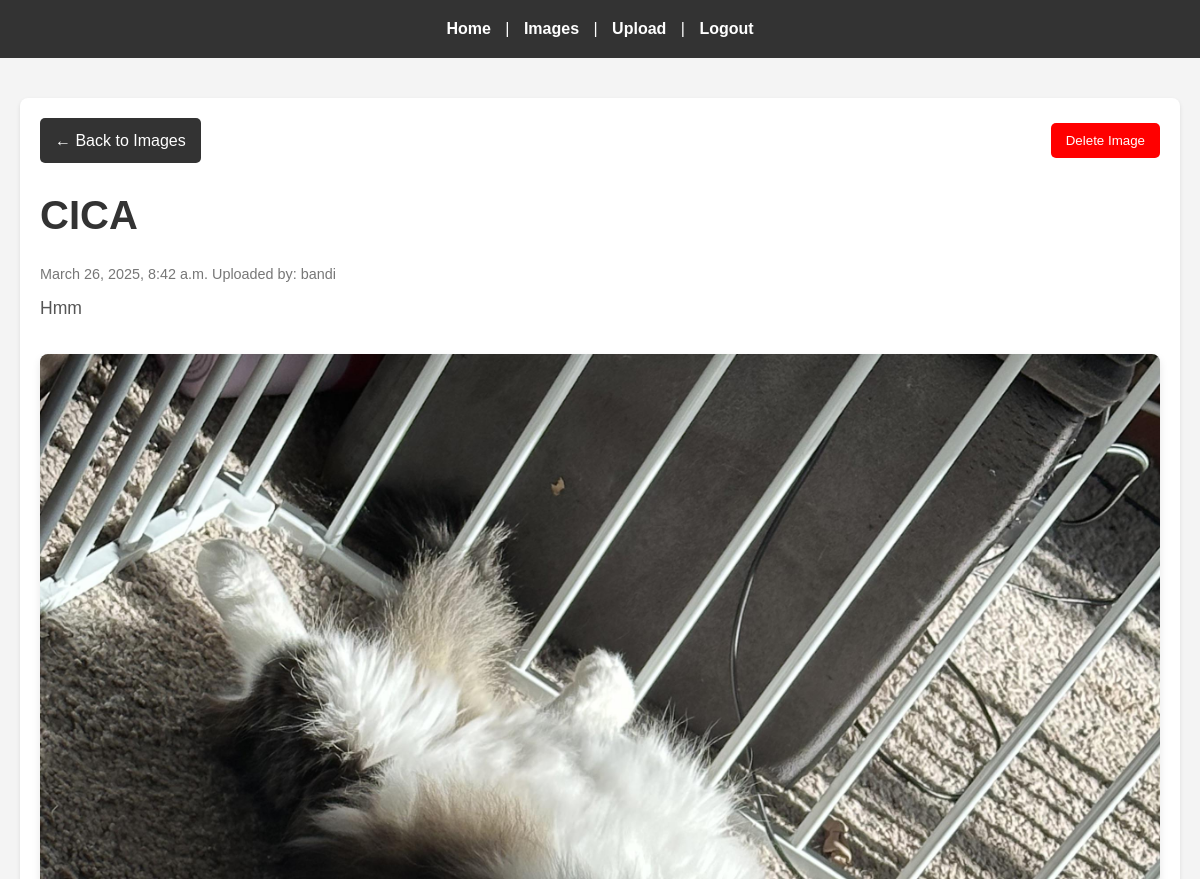
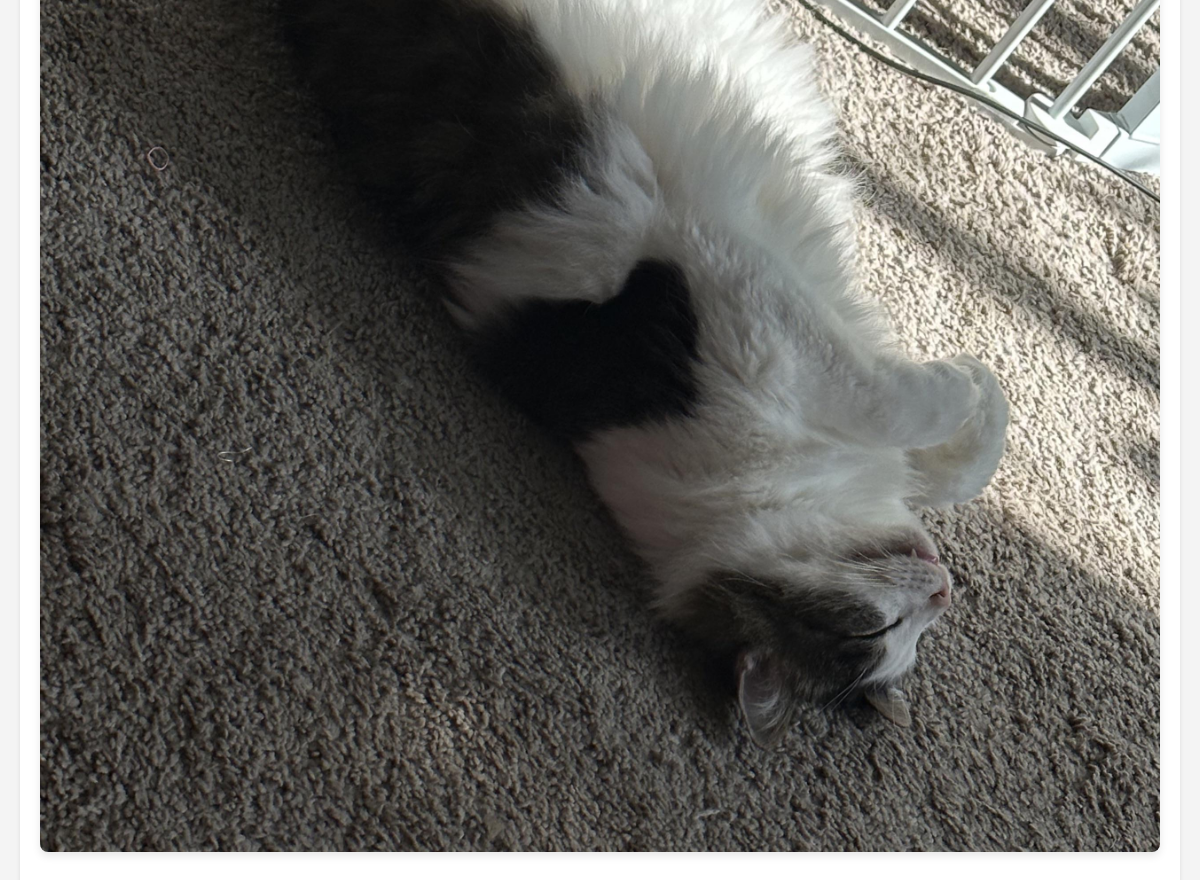
The page /images/cica (signed in) on the database its author committed (2 pictures, top to bottom).
### images/models.py (models this page shows, shortened)
class Image(models.Model):
    title = models.CharField(max_length=48)
    body = models.TextField()
    slug = models.SlugField(max_length=48, unique=True)
    date = models.DateTimeField(auto_now_add=True)
    banner = models.ImageField(default='fallback.png', blank=True)
    author = models.ForeignKey('auth.User', on_delete=models.CASCADE, default=1)

### images/views.py (the view)
# urls.py: path('<slug:slug>', views.image_page, name="page"),
@login_required
def image_page(request, slug):
    image = Image.objects.get(slug=slug)
    return render(request,  'images/image_page.html', {'image': image})

### images/templates/images/image_page.html (shortened to what this page needs)
{% extends 'layout.html' %}
{% load static %}
{% block content %}
    <section class="image-page">
        <div class="button-row">
            <a href="{% url 'images:list' %}" class="back-button">
                &larr; Back to Images
            </a>
            <div class="delete-container">
                <form method="post" action="{% url 'images:delete' slug=image.slug %}" onsubmit="return confirm('Are you sure you want to delete this image?');">
                    <button type="submit" class="delete-button">
                        Delete Image
                    </button>
                </form>
            </div>
        </div>
        <h1 class="image-title">{{ image.title }}</h1>
        <p class="image-card-date">{{ image.date }}
                                Uploaded by: {{ image.author }}</p>
        <p class="image-body">{{ image.body }}</p>
        <img
            class="banner"
            src="{{ image.banner.url }}"
            alt="{{ image.title }}"
        />
    </section>
{% endblock %}

### static/css/style.css (style rules this page uses)
* { margin: 0; padding: 0; box-sizing: border-box; }
body { font-family: 'Arial', sans-serif; line-height: 1.6; background-color: #f4f4f4; color: #333; }
section { background-color: #fff; padding: 20px; border-radius: 8px; box-shadow: 0 2px 4px rgba(0, 0, 0, 0.1); }
h1 { font-size: 2.5rem; margin-bottom: 1rem; color: #333; }
p { font-size: 1.1rem; margin-bottom: 1rem; color: #555; }
.banner { max-width: 100%; height: auto; display: block; margin: 20px auto; border-radius: 8px; box-shadow: 0 4px 8px rgba(0, 0, 0, 0.1); }
.image-card-date { font-size: 0.9rem; color: #777; margin-bottom: 0.5rem; }
.image-page { padding: 20px; }
.image-title { font-size: 2.5rem; margin-bottom: 1rem; color: #333; }
.image-body { font-size: 1.1rem; color: #555; line-height: 1.6; margin-bottom: 2rem; }
.image-page .banner { width: 100%; height: auto; border-radius: 8px; box-shadow: 0 4px 8px rgba(0, 0, 0, 0.1); }
.button-row { display: flex; justify-content: space-between; align-items: center; margin-bottom: 20px; }
.back-button { display: inline-block; background-color: #333; color: #fff; padding: 10px 15px; border-radius: 5px; text-decoration: none; transition: background-color 0.3s ease; }
.delete-container { text-align: right; }
.delete-button { background-color: red; color: white; padding: 10px 15px; border: none; border-radius: 5px; cursor: pointer; transition: background-color 0.3s ease; }

### rows shown on the page
Image: title "CICA", date "March 26, 2025, 8:42 a.m.", author "bandi", body "Hmm", banner (picture)
